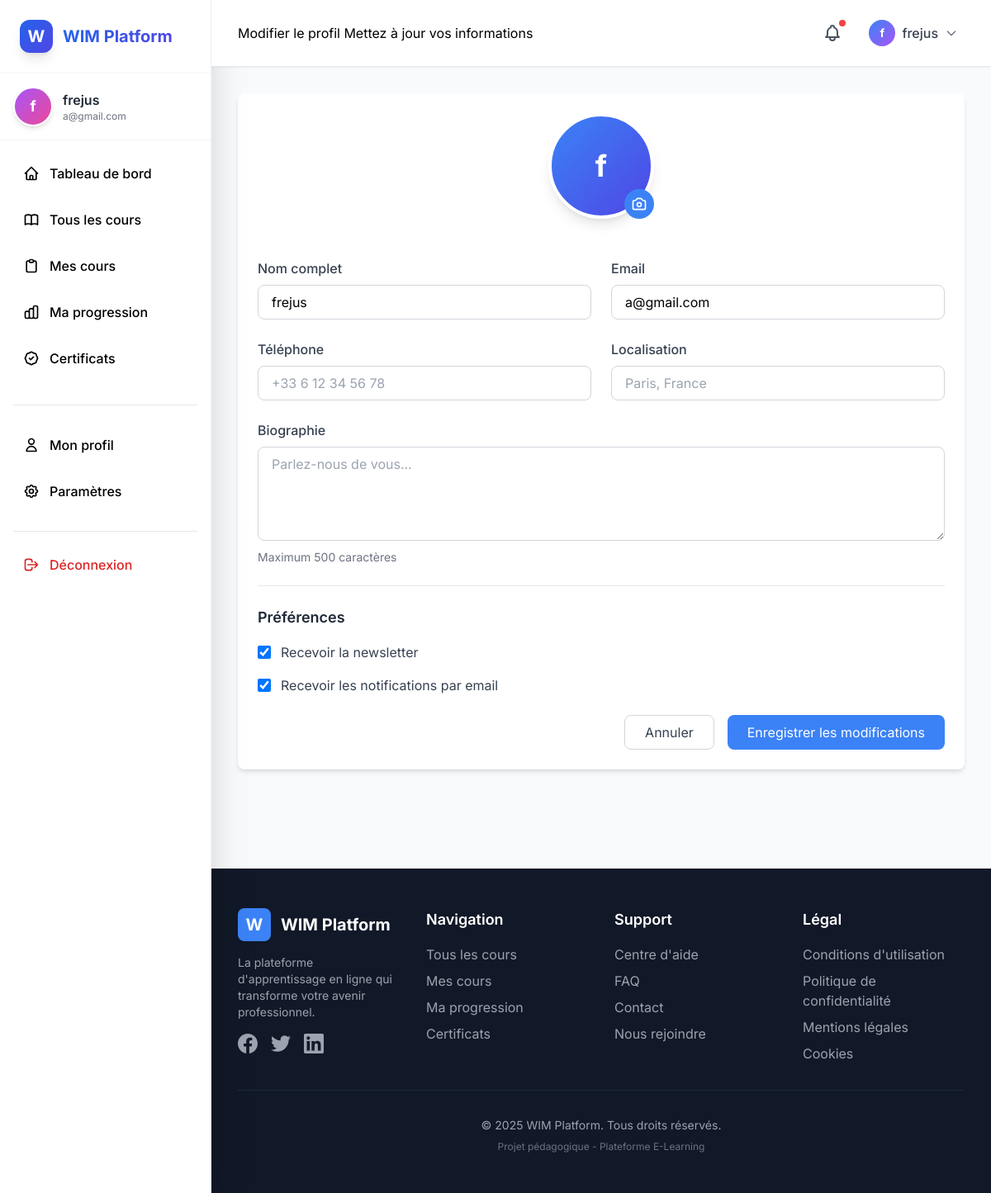
Screenshot of /users/profile/edit/ (signed in) with the database file from the repository.
### apps/users/models.py (models this page shows, shortened)
class User(AbstractUser):
    username = None
    email = models.EmailField('adresse email', unique=True)
    name = models.CharField('nom complet', max_length=150, blank=True)
    bio = models.TextField('biographie', max_length=500, blank=True)
    avatar = models.ImageField(upload_to='avatars/', blank=True, null=True)
    phone = models.CharField('téléphone', max_length=20, blank=True)
    location = models.CharField('localisation', max_length=100, blank=True)
    newsletter_subscribed = models.BooleanField('newsletter', default=True)
    email_notifications = models.BooleanField('notifications', default=True)
    is_instructor = models.BooleanField('instructeur', default=False)
    groups = models.ManyToManyField(
        'auth.Group',
        verbose_name='groups',
        blank=True,
        related_name='custom_users',
        related_query_name='custom_user',
    )
    user_permissions = models.ManyToManyField(
        'auth.Permission',
        verbose_name='user permissions',
        blank=True,
        related_name='custom_users',
        related_query_name='custom_user',
    )
    objects = UserManager()
    USERNAME_FIELD = 'email'
    REQUIRED_FIELDS = ['name']
    class Meta:
        verbose_name = 'utilisateur'
        verbose_name_plural = 'utilisateurs'
        ordering = ['-date_joined']

### apps/users/views.py (the view, shortened to what this page needs)
# urls.py: path('profile/edit/', views.EditProfileView.as_view(), name='edit_profile'),
class EditProfileView(LoginRequiredMixin, UpdateView):
    model = User
    template_name = 'users/edit_profile.html'
    fields = ['name', 'email', 'bio', 'avatar', 'phone', 'location']
    success_url = reverse_lazy('users:settings')
    def get_object(self):
        return self.request.user

### templates/users/edit_profile.html (shortened to what this page needs)
{% extends 'base.html' %}
{% load static %}
{% block page_title %}Modifier le profil{% endblock %}
{% block page_subtitle %}Mettez à jour vos informations{% endblock %}
{% block content %}
<div class="max-w-4xl mx-auto">
    <div class="bg-white rounded-lg shadow-md p-6 mb-6">
        <form method="POST" enctype="multipart/form-data">
            <div class="mb-8 text-center">
                <div class="inline-block relative">
                    {% if user.avatar %}
                        <img src="{{ user.avatar.url }}" alt="{{ user.name }}" class="w-32 h-32 rounded-full mx-auto mb-4 border-4 border-blue-500">
                    {% else %}
                        <div class="w-32 h-32 rounded-full mx-auto mb-4 bg-gradient-to-br from-blue-500 to-indigo-600 flex items-center justify-center border-4 border-white shadow-lg">
                            <span class="text-white text-4xl font-bold">{{ user.name|first }}</span>
                        </div>
                    {% endif %}
                    <label for="avatar-upload" class="absolute bottom-4 right-0 bg-blue-500 text-white rounded-full p-2 cursor-pointer hover:bg-blue-600">
                    </label>
                </div>
            </div>
            <div class="grid grid-cols-1 md:grid-cols-2 gap-6 mb-6">
                <div>
                    <label for="name" class="block text-gray-700 font-medium mb-2">Nom complet</label>
                    <input
                        type="text"
                        id="name"
                        name="name"
                        value="{{ user.name }}"
                        class="w-full px-4 py-2 border border-gray-300 rounded-lg focus:ring-2 focus:ring-blue-500"
                    >
                </div>
                <div>
                    <label for="email" class="block text-gray-700 font-medium mb-2">Email</label>
                    <input
                        type="email"
                        id="email"
                        name="email"
                        value="{{ user.email }}"
                        class="w-full px-4 py-2 border border-gray-300 rounded-lg focus:ring-2 focus:ring-blue-500"
                    >
                </div>
            </div>
            <div class="grid grid-cols-1 md:grid-cols-2 gap-6 mb-6">
                <div>
                    <label for="phone" class="block text-gray-700 font-medium mb-2">Téléphone</label>
                    <input
                        type="tel"
                        id="phone"
                        name="phone"
                        value="{{ user.phone }}"
                        class="w-full px-4 py-2 border border-gray-300 rounded-lg focus:ring-2 focus:ring-blue-500"
                        placeholder="+33 6 12 34 56 78"
                    >
                </div>
                <div>
                    <label for="location" class="block text-gray-700 font-medium mb-2">Localisation</label>
                    <input
                        type="text"
                        id="location"
                        name="location"
                        value="{{ user.location }}"
                        class="w-full px-4 py-2 border border-gray-300 rounded-lg focus:ring-2 focus:ring-blue-500"
                        placeholder="Paris, France"
                    >
                </div>
            </div>
            <div class="mb-6">
                <label for="bio" class="block text-gray-700 font-medium mb-2">Biographie</label>
                <textarea
                    id="bio"
                    name="bio"
                    rows="4"
                    class="w-full px-4 py-2 border border-gray-300 rounded-lg focus:ring-2 focus:ring-blue-500"
                    placeholder="Parlez-nous de vous..."
                >{{ user.bio }}</textarea>
                <p class="text-sm text-gray-500 mt-1">Maximum 500 caractères</p>
            </div>
            <div class="border-t pt-6 mb-6">
                <h3 class="text-lg font-semibold text-gray-800 mb-4">Préférences</h3>
                <div class="space-y-4">
                    <label class="flex items-center">
                        <input type="checkbox" name="newsletter_subscribed" {% if user.newsletter_subscribed %}checked{% endif %} class="w-4 h-4 text-blue-600 border-gray-300 rounded focus:ring-blue-500">
                        <span class="ml-3 text-gray-700">Recevoir la newsletter</span>
                    </label>
                    <label class="flex items-center">
                        <input type="checkbox" name="email_notifications" {% if user.email_notifications %}checked{% endif %} class="w-4 h-4 text-blue-600 border-gray-300 rounded focus:ring-blue-500">
                        <span class="ml-3 text-gray-700">Recevoir les notifications par email</span>
                    </label>
                </div>
            </div>
            <div class="flex justify-end gap-4">
                <a href="{% url 'users:profile' user.pk %}"
                   class="px-6 py-2 border border-gray-300 text-gray-700 rounded-lg hover:bg-gray-50 transition">
                    Annuler
                </a>
                <button type="submit"
                        class="px-6 py-2 bg-blue-500 text-white rounded-lg hover:bg-blue-600 transition">
                    Enregistrer les modifications
                </button>
            </div>
        </form>
    </div>
</div>
{% endblock %}

### templates/base.html (shortened to what this page needs)
{% load static %}
<!DOCTYPE html>
<html lang="fr">
<head>
    <script src="https://cdn.tailwindcss.com"></script>
</head>
<body class="bg-gray-50 antialiased">
    <div class="flex min-h-screen">
        {% if user.is_authenticated %}
        <aside class="w-64 bg-white shadow-2xl fixed h-screen overflow-y-auto border-r border-gray-100 z-10">
            <div class="p-6 border-b border-gray-100">
                <a href="{% url 'dashboard:index' %}" class="flex items-center space-x-3 group">
                    <div class="w-10 h-10 bg-gradient-to-br from-blue-600 to-indigo-600 rounded-xl flex items-center justify-center shadow-lg group-hover:shadow-xl transition-all">
                        <span class="text-white font-bold text-xl">W</span>
                    </div>
                    <span class="text-xl font-bold bg-gradient-to-r from-blue-600 to-indigo-600 bg-clip-text text-transparent">
                    </span>
                </a>
            </div>
            <div class="p-4 border-b border-gray-100">
                <div class="flex items-center space-x-3">
                    {% if user.avatar %}
                        <img src="{{ user.avatar.url }}" alt="{{ user.name }}" class="w-12 h-12 rounded-full border-2 border-blue-200">
                    {% else %}
                        <div class="w-12 h-12 bg-gradient-to-br from-purple-500 to-pink-500 rounded-full flex items-center justify-center border-2 border-white shadow-md">
                            <span class="text-white text-lg font-bold">{{ user.name|first }}</span>
                        </div>
                    {% endif %}
                    <div class="flex-1 min-w-0">
                        <p class="font-semibold text-gray-800 truncate">{{ user.name|truncatechars:15 }}</p>
                        <p class="text-xs text-gray-500 truncate">{{ user.email|truncatechars:20 }}</p>
                    </div>
                </div>
            </div>
            <nav class="p-4">
                <ul class="space-y-2">
                    <li>
                        <a href="{% url 'dashboard:index' %}" class="sidebar-item flex items-center space-x-3 p-3 rounded-xl ">
                            <svg class="w-5 h-5" fill="none" stroke="currentColor" viewBox="0 0 24 24">
                                <path stroke-linecap="round" stroke-linejoin="round" stroke-width="2" d="M3 12l2-2m0 0l7-7 7 7M5 10v10a1 1 0 001 1h3m10-11l2 2m-2-2v10a1 1 0 01-1 1h-3m-6 0a1 1 0 001-1v-4a1 1 0 011-1h2a1 1 0 011 1v4a1 1 0 001 1m-6 0h6"></path>
                            </svg>
                            <span class="font-medium">Tableau de bord</span>
                        </a>
                    </li>
                    <li>
                        <a href="{% url 'courses:list' %}" class="sidebar-item flex items-center space-x-3 p-3 rounded-xl {% if request.resolver_match.namespace == 'courses' %}active{% endif %}">
                            <span class="font-medium">Tous les cours</span>
                        </a>
                    </li>
                    <li>
                        <a href="{% url 'enrollments:my-courses' %}" class="sidebar-item flex items-center space-x-3 p-3 rounded-xl {% if request.resolver_match.namespace == 'enrollments' %}active{% endif %}">
                            <svg class="w-5 h-5" fill="none" stroke="currentColor" viewBox="0 0 24 24">
                                <path stroke-linecap="round" stroke-linejoin="round" stroke-width="2" d="M9 5H7a2 2 0 00-2 2v12a2 2 0 002 2h10a2 2 0 002-2V7a2 2 0 00-2-2h-2M9 5a2 2 0 002 2h2a2 2 0 002-2M9 5a2 2 0 012-2h2a2 2 0 012 2"></path>
                            </svg>
                            <span class="font-medium">Mes cours</span>
                        </a>
                    </li>
                    <li>
                        <a href="{% url 'progress:overview' %}" class="sidebar-item flex items-center space-x-3 p-3 rounded-xl {% if request.resolver_match.namespace == 'progress' %}active{% endif %}">
                            <span class="font-medium">Ma progression</span>
                        </a>
                    </li>
                    <li>
                        <a href="{% url 'certificates:gallery' %}" class="sidebar-item flex items-center space-x-3 p-3 rounded-xl {% if request.resolver_match.namespace == 'certificates' %}active{% endif %}">
                            <span class="font-medium">Certificats</span>
                        </a>
                    </li>
                </ul>
                <div class="mt-8 pt-6 border-t border-gray-200">
                    <ul class="space-y-2">
                        <li>
                            <a href="{% url 'users:profile' user.pk %}" class="sidebar-item flex items-center space-x-3 p-3 rounded-xl">
                                <svg class="w-5 h-5" fill="none" stroke="currentColor" viewBox="0 0 24 24">
                                    <path stroke-linecap="round" stroke-linejoin="round" stroke-width="2" d="M16 7a4 4 0 11-8 0 4 4 0 018 0zM12 14a7 7 0 00-7 7h14a7 7 0 00-7-7z"></path>
                                </svg>
                                <span class="font-medium">Mon profil</span>
                            </a>
                        </li>
                        <li>
                            <a href="{% url 'users:settings' %}" class="sidebar-item flex items-center space-x-3 p-3 rounded-xl">
                                <span class="font-medium">Paramètres</span>
                            </a>
                        </li>
                    </ul>
                </div>
                <div class="mt-6 pt-4 border-t border-gray-200">
                    <a href="{% url 'authentication:logout' %}" class="sidebar-item flex items-center space-x-3 p-3 rounded-xl text-red-600 hover:bg-red-50">
                        <svg class="w-5 h-5" fill="none" stroke="currentColor" viewBox="0 0 24 24">
                            <path stroke-linecap="round" stroke-linejoin="round" stroke-width="2" d="M17 16l4-4m0 0l-4-4m4 4H7m6 4v1a3 3 0 01-3 3H6a3 3 0 01-3-3V7a3 3 0 013-3h4a3 3 0 013 3v1"></path>
                        </svg>
                        <span class="font-medium">Déconnexion</span>
                    </a>
                </div>
            </nav>
        </aside>
        {% endif %}
        <div class="flex-1 {% if user.is_authenticated %}ml-64{% endif %}">
            {% if user.is_authenticated %}
            <header class="bg-white shadow-sm border-b sticky top-0 z-10">
                <div class="px-8 py-4">
                    <div class="flex items-center justify-between">
                        <div>
                            {% block page_title %}{% endblock %}
                            {% block page_subtitle %}{% endblock %}
                        </div>
                        <div class="flex items-center space-x-4">
                            <button class="relative p-2 text-gray-600 hover:bg-gray-100 rounded-lg transition-colors">
                                <span class="absolute top-1 right-1 w-2 h-2 bg-red-500 rounded-full"></span>
                            </button>
                            <div class="relative">
                                <button onclick="toggleUserMenu()" class="flex items-center space-x-2 p-2 rounded-lg hover:bg-gray-100 transition-all">
                                    {% if user.avatar %}
                                        <img src="{{ user.avatar.url }}" alt="{{ user.name }}" class="w-8 h-8 rounded-full">
                                    {% else %}
                                        <div class="w-8 h-8 bg-gradient-to-br from-blue-500 to-purple-500 rounded-full flex items-center justify-center">
                                            <span class="text-white text-sm font-bold">{{ user.name|first }}</span>
                                        </div>
                                    {% endif %}
                                    <span class="text-gray-700 font-medium">{{ user.name|truncatechars:12 }}</span>
                                    <svg class="w-4 h-4 text-gray-500" fill="none" stroke="currentColor" viewBox="0 0 24 24">
                                        <path stroke-linecap="round" stroke-linejoin="round" stroke-width="2" d="M19 9l-7 7-7-7"></path>
                                    </svg>
                                </button>
                            </div>
                        </div>
                    </div>
                </div>
            </header>
            {% endif %}
            <main class="p-8 animate-fade-in-up">
                {% block content %}{% endblock %}
            </main>
            {% include 'partials/footer.html' %}
        </div>
    </div>
</body>
</html>

### templates/base.html (style rules this page uses)
body { font-family: 'Inter', sans-serif; }
:root { --primary-blue: #2563EB; --primary-dark: #1E40AF; --primary-light: #60A5FA; --success: #10B981; --warning: #F59E0B; --danger: #EF4444; --info: #3B82F6; }
.sidebar-item { transition: all 0.3s cubic-bezier(0.4, 0, 0.2, 1); }
.animate-fade-in-up { animation: fadeInUp 0.6s ease-out; }

### rows the page displays
User: name|first "f", name "frejus", email "a@gmail.com", newsletter_subscribed "☑", email_notifications "☑"

### other values shown
{{ current_year|default:"2025" }} "2025"
